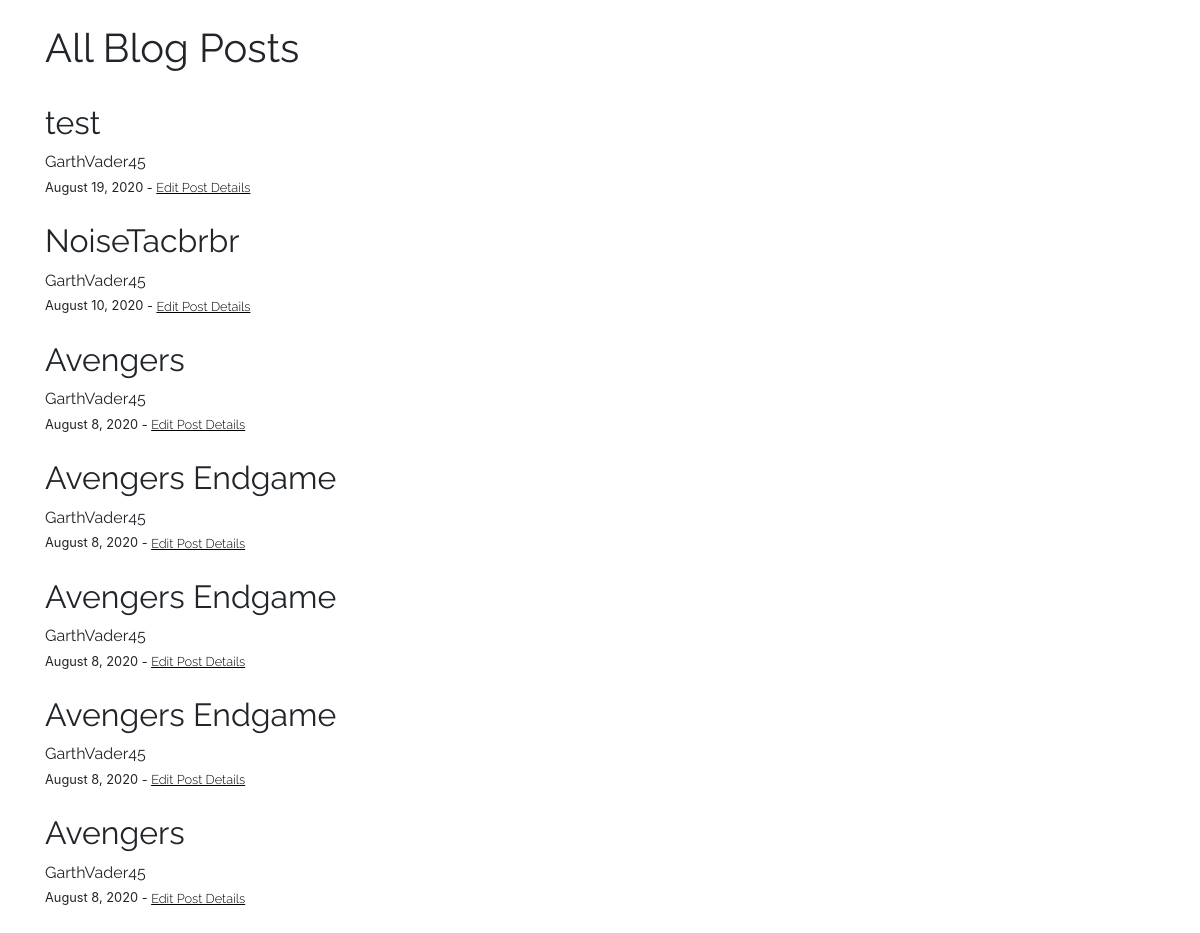
/admin/blogPosts.php (signed in), run on the app's committed database.
### tables this page shows
CREATE TABLE IF NOT EXISTS `posts` (
  `posts_id` int(11) NOT NULL AUTO_INCREMENT,
  `posts_user` varchar(256) NOT NULL,
  `posts_date` varchar(256) NOT NULL,
  `posts_postheader` varchar(256) NOT NULL,
  `posts_content` varchar(2500) NOT NULL,
  PRIMARY KEY (`posts_id`)
);

### admin/phpscripts/read.php (called while the page is built, shortened)
<?php
	function getAll($tbl) {
		$user = "root";
		$pass = "";
		$url = "localhost";
		$db = "db_blogtemplate";
		$link = mysqli_connect($url, $user, $pass, $db);
		$queryAll = "SELECT * FROM {$tbl} ORDER BY posts_id DESC";
		$runAll = mysqli_query($link, $queryAll);
		if($runAll){
			return $runAll;
		}else{
			$error = "There was a problem accessing this information.";
			return $error;
		}
	}
?>

### admin/blogPosts.php (the view, shortened to what this page needs)
<?php
	require_once('phpscripts/read.php');
	$tbl = "posts";
	$getPosts = getAll($tbl);
?>
<!doctype html>
<html>
<head>
	<?php include_once("../includes/admin-meta.php") ?>
</head>
<body>
	<div class="container">
		<br><h1>All Blog Posts</h1><br>
		<?php
			if(!is_string($getPosts)){
				while($row = mysqli_fetch_array($getPosts)){
					echo "<h2>{$row['posts_postheader']}</h2>
						<p style=\"line-height: 1.5em; margin: 0;\">{$row['posts_user']}</p>
						<small style=\"padding-top: .5em;\">{$row['posts_date']} - </small>
						<small><a style=\"margin-top: .5em;\" href=\"editall.php?id={$row['posts_id']}\">Edit Post Details</a></small><br><br>
					";
				}
			}else{
				echo "<p class=\"error\">{$getPosts}</p>";
			}
		?>
	</div>
</body>
</html>

### includes/admin-meta.php (shortened to what this page needs)
<link rel="stylesheet" href="https://stackpath.bootstrapcdn.com/bootstrap/4.2.1/css/bootstrap.min.css">
<link rel="stylesheet" href="../css/app.css">

### css/app.css (style rules this page uses)
a { color: black; font-weight: 300; text-decoration: underline; }
body { margin: 0 auto; overflow-x: hidden; }
h1, h2, h3, h4, h5, h6 { font-family: "Raleway", sans-serif; font-weight: 400; }
p { font-family: "Raleway", sans-serif; line-height: 1.875em; }

### data on the page
posts: posts_postheader "test", posts_user "GarthVader45", posts_date "August 19, 2020"
posts: posts_postheader "NoiseTacbrbr", posts_user "GarthVader45", posts_date "August 10, 2020"
posts: posts_postheader "Avengers", posts_user "GarthVader45", posts_date "August 8, 2020"
posts: posts_postheader "Avengers Endgame", posts_user "GarthVader45", posts_date "August 8, 2020"
posts: posts_postheader "Avengers Endgame", posts_user "GarthVader45", posts_date "August 8, 2020"
posts: posts_postheader "Avengers Endgame", posts_user "GarthVader45", posts_date "August 8, 2020"
posts: posts_postheader "Avengers", posts_user "GarthVader45", posts_date "August 8, 2020"
